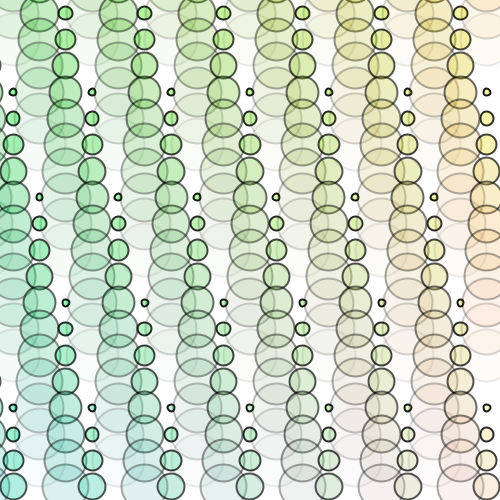
Frame 1 (no input)
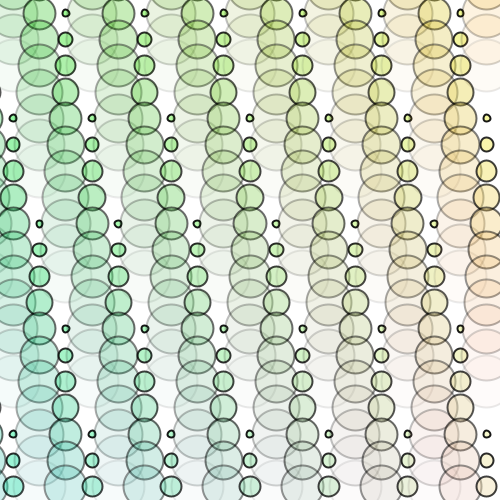
Frame 60 (the mouse pressed at the canvas centre just before this capture)
Frame 120 (the mouse held since frame 60 and released just before this capture): identical to frame 60, image omitted

The Processing sketch that drew these frames (run headless with seeded random() and noise(); from frame 60 on, the mouse is pressed at the canvas centre):

// Processing sketch: processing_151591
// ── processing_151591.pde

/*
 * Creative Coding
 * Week 2, 06 - Moving Patterns 2
 * by Indae Hwang and Jon McCormack
 * Copyright (c) 2014 Monash University
 *
 * Similar to the previous sketch, this sketch draws a grid of oscillating circles. Each circle has a "lifetime"
 * over which it grows and changes colour and opacity. At the end of each lifetime the circle begins again.
 * Clicking the mouse changes the lifetime of all the circles globally.
 * 
 */

// variable used to store the current frame rate value
int frame_rate_value;

void setup() {

  // make the display window the full size of the screen
  size(500, 500);

  frame_rate_value = 12;
  rectMode(CENTER);
  background(0);
}


void draw() {

  background(255);

  int num = 20;
  int margin = 0;
  float gutter = 0; //distance between each cell
  float cellsize = ( width - (2 * margin) - gutter * (num - 1) ) / (num - 1);

  int circleNumber = 0; // counter
  for (int i=0; i<num; i++) {
    for (int j=0; j<num; j++) {
      circleNumber = (i * num) + j; // different way to calculate the circle number from w2_04

      float tx = margin + cellsize * i + gutter * i;
      float ty = margin + cellsize * j + gutter * j;

      movingCircle(tx, ty, cellsize, circleNumber);
    }
  }
} //end of draw 


void movingCircle(float x, float y, float size, int offset) {

  float circlePeriod = (float)frame_rate_value;
  float circleAge = (float)((frameCount + offset) % (int)circlePeriod) / circlePeriod;

  float circleSize = size * 2.0 * sin(circleAge * HALF_PI);

  strokeWeight(2);
  stroke(0, lerp(255, 0, circleAge));
  fill((x-size)/2,255-circleSize*2,(y-size)/3, lerp(120, 0, circleAge));
  ellipse(x-size/2, y-size/2, circleSize, circleSize);
}


/*
 * keyReleased function
 *
 * called automatically by Processing when a keyboard key is released
 */
void mousePressed() {

  // right of middle -- increase frame_rate_value
  if (mouseX > width/2  && frame_rate_value < 120) {
    frame_rate_value++;
  }

  // left of middle -- decrease frame_rate_value
  if ( mouseX < width/2 && frame_rate_value > 2) {
    frame_rate_value--;
  }

  // print the current value on the screen
 // println("Current frame Rate is: " + frame_rate_value);
}
